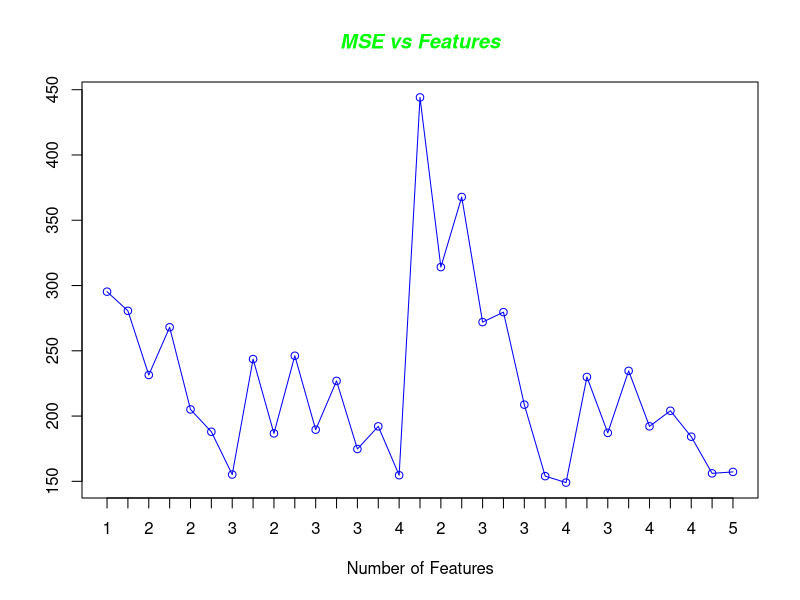

Write the R code that produced this figure.

linReg = function(trainY,trainX , testY, testX){
  modelMatrix    = as.matrix(cbind(1,trainX))
  y              = as.matrix(trainY)
  #Computing beta for test parameter 
  beta           = solve(t(modelMatrix)%*%modelMatrix)%*%t(modelMatrix)%*%y
  
  #Computing Y pred and residual of same 
  predMatrix     = as.matrix(cbind(1,testX))
  fittedValues   = predMatrix%*%beta
  residual       = as.matrix(testY) - fittedValues
  return(residual)  
}#linReg = function(){


myCV=function(X,Y,Nfolds){
  n=length(Y)
  p=ncol(X)
  set.seed(12345)
  ind=sample(n,n)
  X1=X[ind,]
  Y1=Y[ind]
  sF=floor(n/Nfolds)
  MSE=numeric(2^p-1)
  Nfeat=numeric(2^p-1)
  Features=list()
  Features_axis <- c(0,0,0,0,0)
  curr=0
  
  #we assume 5 features.
  
  for (f1 in 0:1)
    for (f2 in 0:1)
      for(f3 in 0:1)
        for(f4 in 0:1)
          for(f5 in 0:1)
          { 
            model= c(f1,f2,f3,f4,f5)
            if (sum(model)==0) next()
            
            SSE=0

            Xpred = data.frame(X1[,which(model == 1)])
            Y1 = data.frame(Y1)            
            knode_s = 1
            knode_e = sF
            for (k in 1:Nfolds)
            {
              trainX = Xpred[-(knode_s:knode_e),]
              testX  = Xpred[knode_s:knode_e, ]
              trainY = Y1[-(knode_s:knode_e),]
              testY  = Y1[knode_s:knode_e,]
              
              print(trainX)
              #print(trainY)
              
              residual = linReg(trainY,trainX ,testY, testX)
              
              SSE=SSE+sum((residual)^2)
              if(k != Nfolds)
              {  
                knode_s = sF * k +1
                kndoe_e = sF * (k + 1)
              }#if(k != Nfolds)
            }#for (k in 1:Nfolds)
            
            curr=curr+1
            n1 = length(testY)
            MSE[curr]=SSE/n1
            Nfeat[curr]=sum(model)
            Features[[curr]]=model
            Features_axis[curr] <- sum(model) #calculating total number of features used 
          }#for(f5 in 0:1)
  
  MSEplot = plot(MSE, type="o", col="blue", xaxt = "n" ,ann=FALSE)
            title(main="MSE vs Features", xlab = "Number of Features",
            col.main="green",
            font.main=4)
            axis(1,at=1:31, labels = Features_axis)
   
   i=which.min(MSE)
   return(list(CV=MSE[i], Features=Features[[i]] , MSEplot))
}

myCV(swiss[,2:6] , swiss[,1] , 5)
